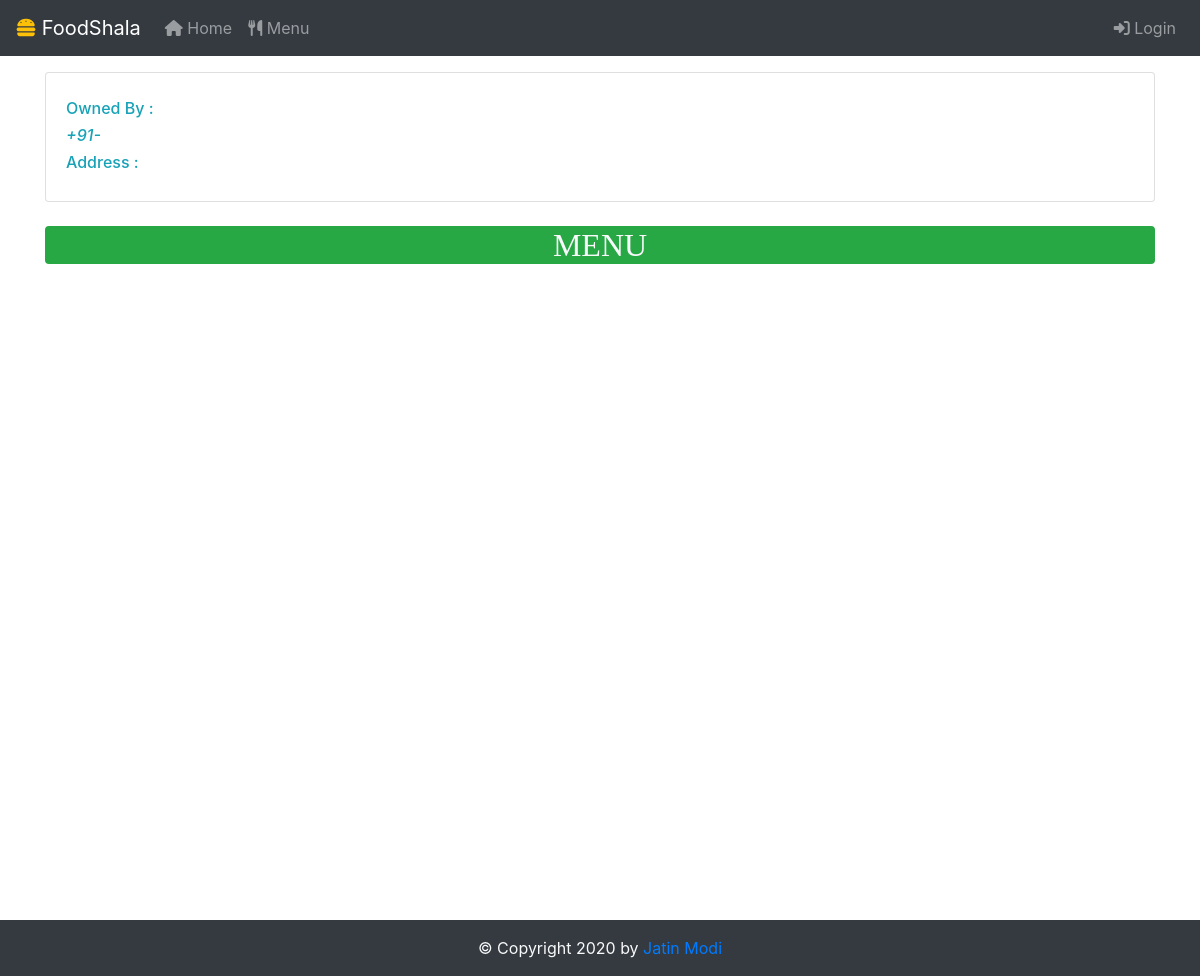
Page /restaurant/2 on the earlier database version.
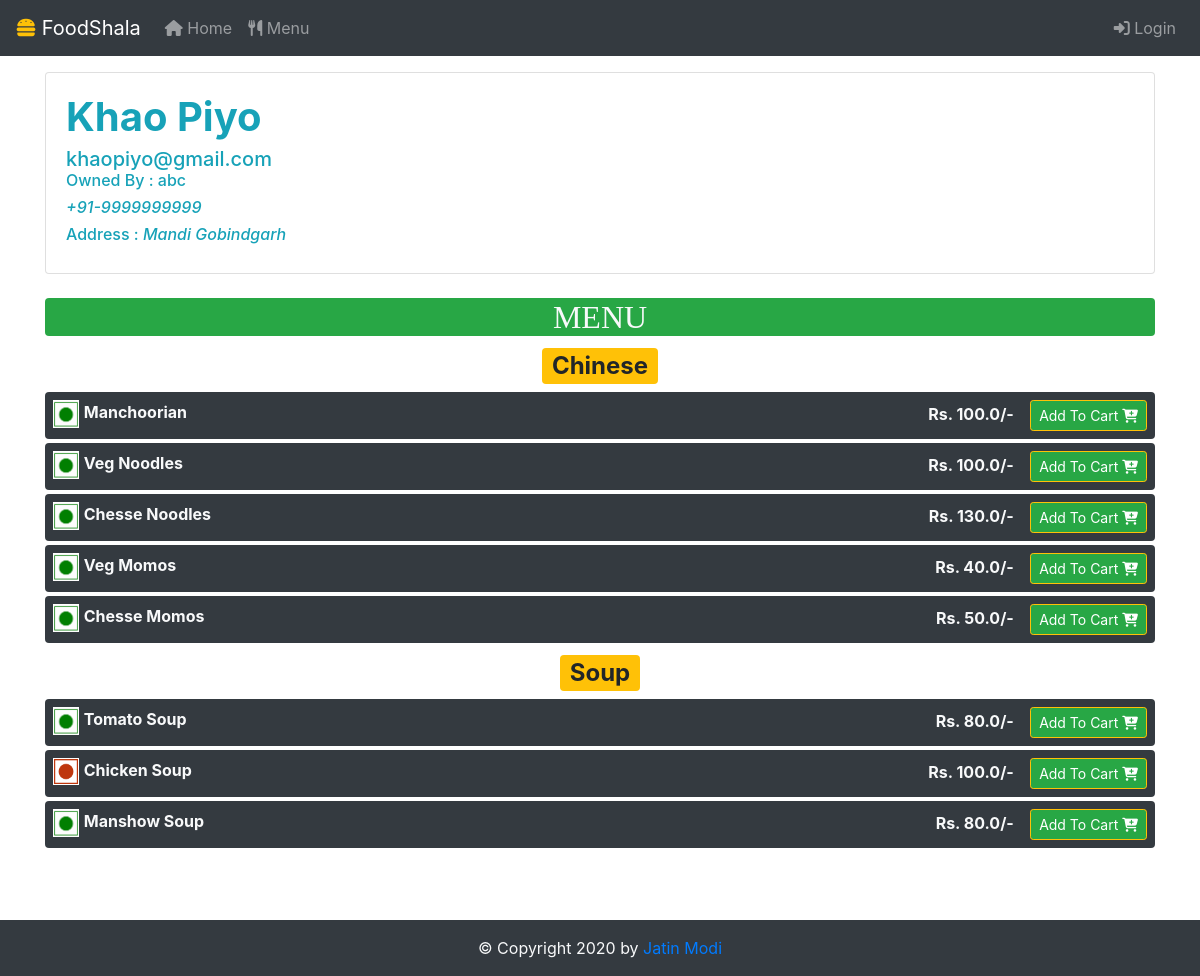
Same page on the later database version.
### app.py (models this page shows)
class Restaurants(db.Model):
	__tablename__ = 'restaurants'
	id = db.Column(db.Integer,primary_key=True)
	name = db.Column(db.String)
	ownerFirstName = db.Column(db.String)
	ownerLastName = db.Column(db.String)
	email = db.Column(db.String)
	address = db.Column(db.String)
	password = db.Column(db.String)
	mobile = db.Column(db.String)

class Items(db.Model):
	__tablename__ = 'items'
	restaurantId = db.Column(db.Integer,ForeignKey('restaurants.id'))
	restaurantName = db.Column(db.String)
	id = db.Column(db.Integer,primary_key=True)
	dishtype = db.Column(db.String)
	name = db.Column(db.String)
	price = db.Column(db.Float)
	veg = db.Column(db.Boolean)

### app.py (the view)
@app.route("/restaurant/<id>")
def restaurantMenu(id):
	items = Items.query.filter_by(restaurantId=id).order_by(Items.dishtype).all()
	restaurant = Restaurants.query.filter_by(id=id).first()
	return render_template("restaurantMenu.html",user=checkSession(),items=items,restaurant=restaurant)

### app.py (called while the page is built)
def checkSession():
	if 'email' in session:
		return True
	return False

### templates/restaurantMenu.html (shortened to what this page needs)
{% include "header.html" %}
<div class="container mt-3" style="min-height: 100vh;position: relative;">
		<div class="card col-12 p-0 m-0">
  			<div class="card-body text-info">
    			<h1 class="card-title font-weight-bold text-capitalize">{{restaurant.name}}</h1>
    			<h5 class="card-subtitle">{{restaurant.email}}</h5>
    			<h6>Owned By : {{restaurant.ownerFirstName}} {{restaurant.ownerLastName}}</h6>
    			<h6><i>+91-{{restaurant.mobile}}</i></h6>
    			<h6>Address : <i>{{restaurant.address}}</i></h6>
  			</div>
	</div>
	<h2 class="text-center bg-success text-light mt-4 rounded" style="font-family: Times New Roman">MENU</h2>
	{% for x in items %}
		{% if loop.changed(x.dishtype) %}
			<h2 class=" text-center text-dark text-capitalize my-2"><span class="badge badge-warning"> {{x.dishtype}} </span></h2>
		{% endif %}
	<div class="rounded mt-1 d-flex justify-content-between p-2 bg-dark text-light">
		<div>
			{% if x.veg %}
				<img style="width:2.6ch;padding: 1px;background-color: white" src="{{ url_for('static',filename='images/vegg.png') }}">
			{% endif %}
			{% if not x.veg %}
				<img style="width:2.6ch;padding: 1px;background-color: white" src="{{ url_for('static',filename='images/nonVeg.png') }}">
			{% endif %}
			<span class="text-capitalize"><b>{{ x.name }}</b></span>
		</div>
		<div>
			<b>Rs. {{x.price}}/- </b>&ensp;
			<button title="Add to Cart" class="btn btn-sm border-warning btn-success" onclick="addToCartHandle({{ x.id }}, {{ x.restaurantId }})">Add To Cart <i class="fas fa-cart-plus"></i></button>
		</div>
	</div>
	{% endfor %}
</div>
{% include "footer.html" %}

### templates/header.html (shortened to what this page needs)
<!DOCTYPE html>
<html>
<head>
<link href="{{ url_for('static',filename = 'css/bootstrap.css') }}" rel="stylesheet">
  <link rel="stylesheet" href="https://maxcdn.bootstrapcdn.com/bootstrap/4.4.1/css/bootstrap.min.css">
<nav class="navbar navbar-expand-lg navbar-dark bg-dark">
  <a class="navbar-brand" href="/"><i class="text-warning fas fa-hamburger"></i> FoodShala</a>
  <div class="collapse navbar-collapse" id="navbarSupportedContent">
    <ul class="navbar-nav mr-auto">
      <li class="nav-item">
        <a class="nav-link" href="/home"><i class="fas fa-home"></i> Home </a>
      </li>
      <li class="nav-item">
        <a class="nav-link" href="/menu"><i class="fas fa-utensils"></i> Menu</a>
      </li>
    </ul>
    {% if not user %}
    <div class="ml-auto">
      <ul class="navbar-nav ">
      <li class="nav-item">
        <a class="nav-link" href="/customerlogin"><i class="fas fa-sign-in-alt"></i> Login</a>
      </li>
      </ul>
    {% endif %}
    </div>
  </div>
</nav>
</head>

### templates/footer.html
<div style="position: static;bottom: 0;" class="mt-5">
  	<div class="bg-dark text-center text-light p-3">
    	&copy; Copyright 2020 by <a href="https://www.github.com/jatinmodi001">Jatin Modi</a>
    </div>
  </div>

Differences in the rows shown:
added Restaurants: name "Khao Piyo", email "khaopiyo@gmail.com", ownerFirstName "abc", mobile "9999999999", address "Mandi Gobindgarh"
added Items: dishtype "Chinese", veg True (drawn), name "Manchoorian", price "100.0"
added Items: veg True (drawn), name "Veg Noodles", price "100.0"
added Items: veg True (drawn), name "Chesse Noodles", price "130.0"
added Items: veg True (drawn), name "Veg Momos", price "40.0"
added Items: veg True (drawn), name "Chesse Momos", price "50.0"
added Items: dishtype "Soup", veg True (drawn), name "Tomato Soup", price "80.0"
added Items: veg False (drawn), name "Chicken Soup", price "100.0"
added Items: veg True (drawn), name "Manshow Soup", price "80.0"
